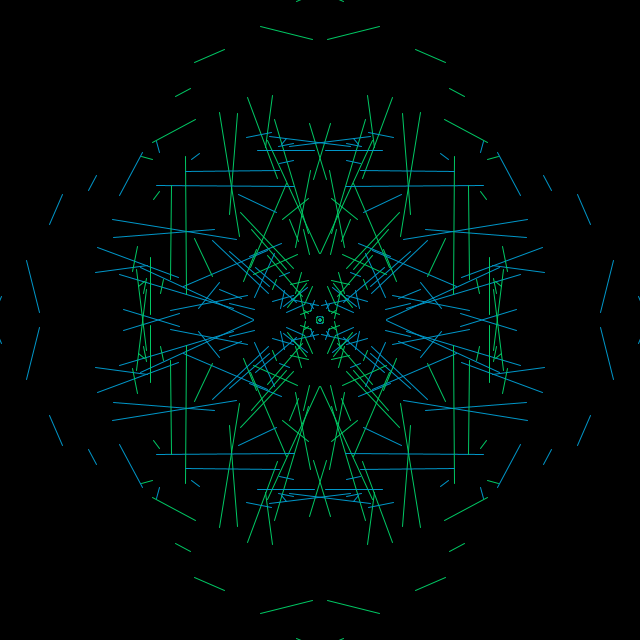
Frame 1 (no input)
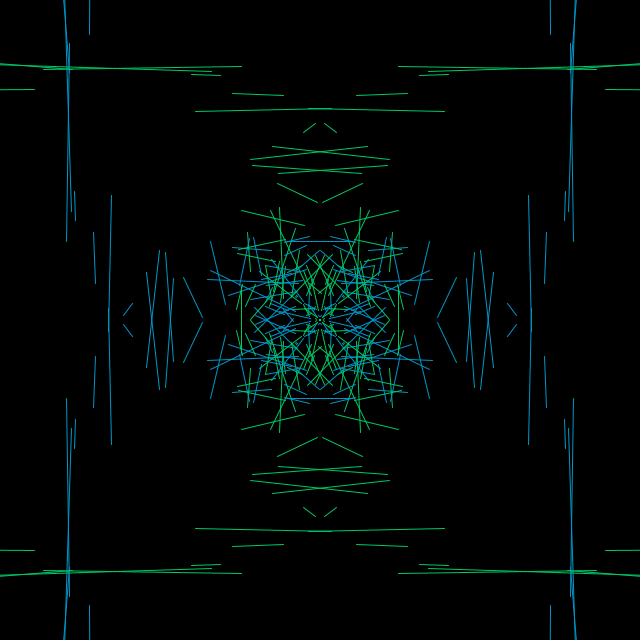
Frame 60 (the mouse pressed at the canvas centre just before this capture)
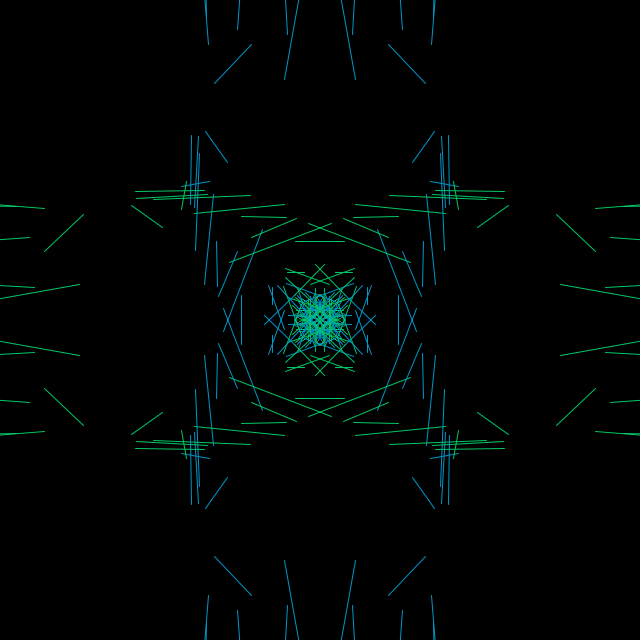
Frame 120 (the mouse held since frame 60 and released just before this capture)

The Processing sketch that drew these frames (run headless with seeded random() and noise(); from frame 60 on, the mouse is pressed at the canvas centre):

// Processing sketch: lineScatter
// ── lineScatter.pde
//http://www.openprocessing.org/sketch/157036

void setup() {
  size(640, 640);
  stroke(255);
}
 
void draw() {
  background(0);
  translate(width/2, height/2);
  for (int i = 0; i < 360; i+=6) {
    for (int q = 0; q < 360; q+=500) {
      float x = map(sin(radians(q+i+frameCount))*i, -200, random(200), i, -i);
      float y = map(cos(radians(q+i+frameCount))*i, -200, random(200), -i, i);
       
      float x2 = map(sin(radians(q+i+2+frameCount))*(i+2), -200, random(200), i+2, -(i+2));
      float y2 = map(cos(radians(q+i+2+frameCount))*(i+2), -200, random(200), -(i+2), i+2);
      
      stroke(0,150,200);
      line(x, y, x2, y2);
      line(-x, -y, -x2, -y2);
      
      stroke(0,200,100); 
      line(y, x, y2, x2);
      line(-y, -x, -y2, -x2);
      
      stroke(0,150,200); 
      line(x, -y, x2, -y2);
      line(-x, y, -x2, y2);
      
      stroke(0,200,100);  
      line(y, -x, y2, -x2);
      line(-y, x, -y2, x2);
    }
  }
}
